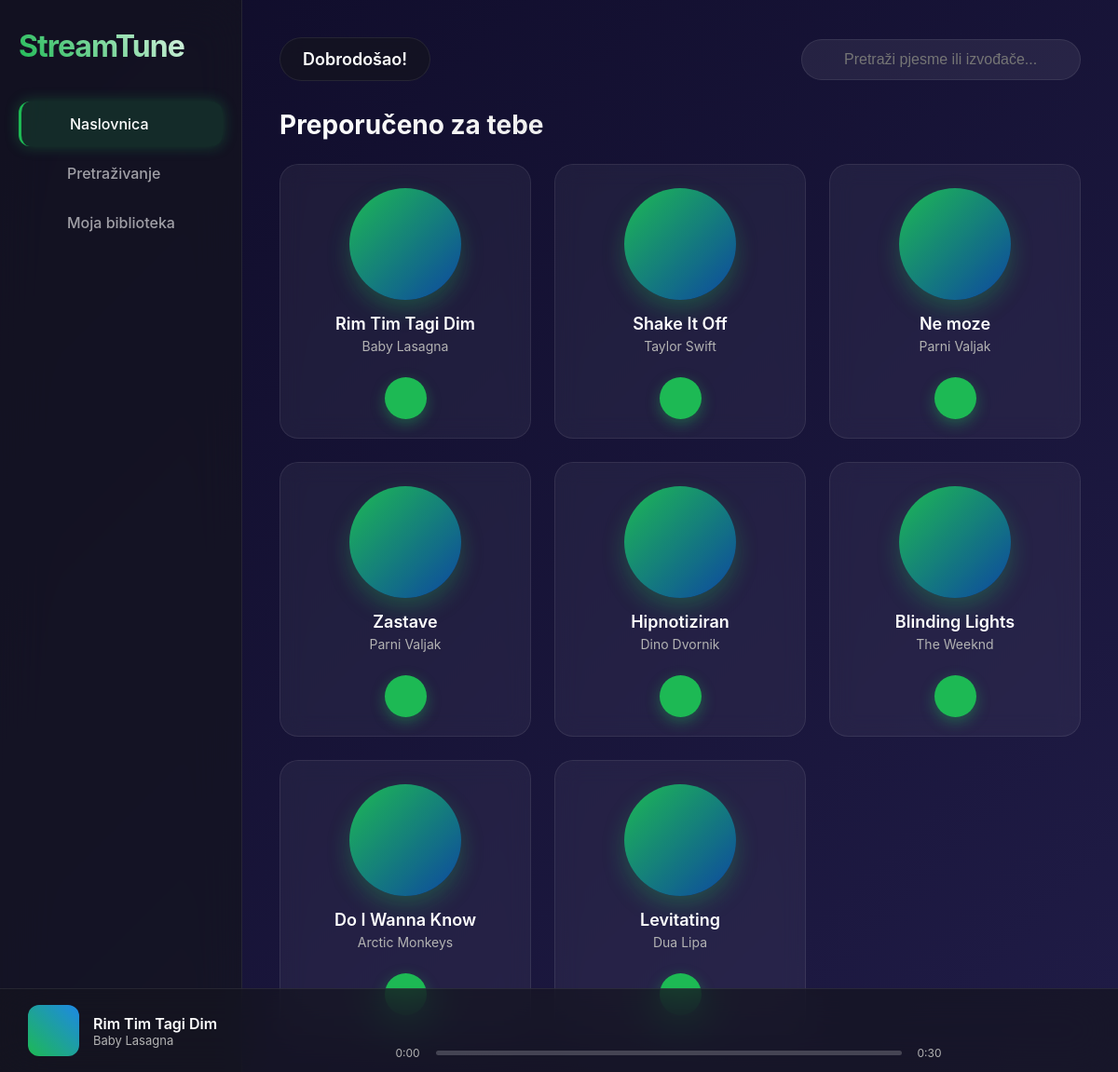
The page / on the database its author committed.
### tables this page shows
CREATE TABLE `pjesma` (
  `id_pjesme` int(11) NOT NULL,
  `naslov` varchar(150) NOT NULL,
  `trajanje` time DEFAULT NULL,
  `id_albuma` int(11) DEFAULT NULL,
  `id_zanra` int(11) DEFAULT NULL
);

CREATE TABLE `izvodjac` (
  `id_izvodjaca` int(11) NOT NULL,
  `ime` varchar(100) NOT NULL,
  `biografija` text DEFAULT NULL
);

### index.php (the view, shortened to what this page needs)
<?php include 'db.php'; ?>
<!DOCTYPE html>
<html lang="hr">
<head>
    <link rel="stylesheet" href="style.css">
</head>
<body>
    <div class="app-container">
        <nav class="sidebar">
            <div class="logo">StreamTune</div>
            <ul>
                <li class="active"><i class="fas fa-home"></i> Naslovnica</li>
                <li><i class="fas fa-search"></i> Pretraživanje</li>
                <li><i class="fas fa-book"></i> Moja biblioteka</li>
            </ul>
        </nav>
        <main class="main-content">
            <header>
                <div class="user-profile">
                    <i class="fas fa-user-circle"></i> Dobrodošao!
                </div>
                <div class="search-box">
                    <input type="text" id="search-input" placeholder="Pretraži pjesme ili izvođače...">
                </div>
            </header>
            <h2 class="section-title">Preporučeno za tebe</h2>
            <div class="song-grid" id="song-grid">
                <?php
                $stmt = $pdo->query("SELECT p.naslov, i.ime as izvodjac
                                     FROM pjesma p
                                     JOIN album a ON p.id_albuma = a.id_albuma
                                     JOIN izvodjac i ON a.id_izvodjaca = i.id_izvodjaca
                                     LIMIT 8");
                while ($row = $stmt->fetch()) {
                    $title = htmlspecialchars($row['naslov']);
                    $artist = htmlspecialchars($row['izvodjac']);
                    echo "<div class='card'>
                            <div class='card-img'>
                                <i class='fas fa-music'></i>
                            </div>
                            <h3>{$title}</h3>
                            <p>{$artist}</p>
                            <button class='play-btn'><i class='fas fa-play'></i></button>
                          </div>";
                }
                ?>
            </div>
        </main>
    </div>
    <footer class="player-bar">
        <div class="song-info">
            <div class="now-playing-icon">
            </div>
            <div class="song-details">
                <div class="title">Odaberi pjesmu...</div>
                <div class="artist">--</div>
            </div>
        </div>
        <div class="player-controls">
            <div class="controls">
                <button id="like-btn"><i class="far fa-heart"></i></button>
                <button id="prev-btn"><i class="fas fa-step-backward"></i></button>
                <button id="play-pause-btn"><i class="fas fa-play"></i></button>
                <button id="next-btn"><i class="fas fa-step-forward"></i></button>
                <button id="shuffle-btn"><i class="fas fa-random"></i></button>
            </div>
            <div class="progress-container">
                <span class="time" id="current-time">0:00</span>
                <div class="progress-bar">
                </div>
                <span class="time" id="duration">0:30</span>
            </div>
        </div>
    </footer>
</body>
</html>

### rows shown on the page
pjesma: naslov "Rim Tim Tagi Dim", izvodjac.ime "Baby Lasagna"
pjesma: naslov "Shake It Off", izvodjac.ime "Taylor Swift"
pjesma: naslov "Ne moze", izvodjac.ime "Parni Valjak"
pjesma: naslov "Zastave", izvodjac.ime "Parni Valjak"
pjesma: naslov "Hipnotiziran", izvodjac.ime "Dino Dvornik"
pjesma: naslov "Blinding Lights", izvodjac.ime "The Weeknd"
pjesma: naslov "Do I Wanna Know", izvodjac.ime "Arctic Monkeys"
pjesma: naslov "Levitating", izvodjac.ime "Dua Lipa"
